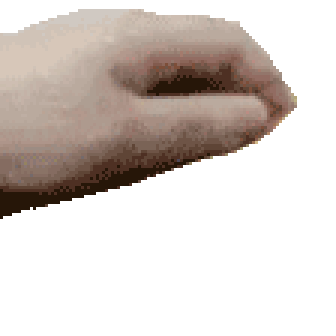
#> input picture img/pet0.gif, 112 x 112 px (shown 3 times larger); the run also reads 3 pictures not shown here
$ python patter.py
#> lines starting #> are read from the running program, lines starting #| are printed output that depends on the picture
import math
from PIL import Image
import io
from shitty_pillow import save_transparent_gif

# preload the pictures because i am a GOOD programmer who cares about performance
pat_frames = [
    Image.open("./img/pet0.gif").convert("RGBA"),
    Image.open("./img/pet1.gif").convert("RGBA"),
    Image.open("./img/pet2.gif").convert("RGBA"),
    Image.open("./img/pet3.gif").convert("RGBA"),
    Image.open("./img/pet4.gif").convert("RGBA"),
    Image.open("./img/pet5.gif").convert("RGBA"),
    Image.open("./img/pet6.gif").convert("RGBA"),
    Image.open("./img/pet7.gif").convert("RGBA"),
    Image.open("./img/pet8.gif").convert("RGBA"),
    Image.open("./img/pet9.gif").convert("RGBA")
]
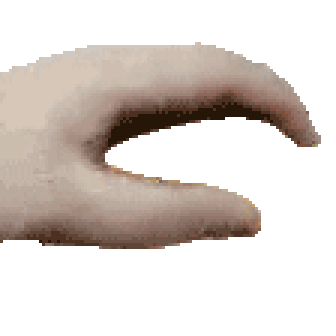
#> input picture img/pet2.gif, 112 x 112 px (shown 3 times larger)
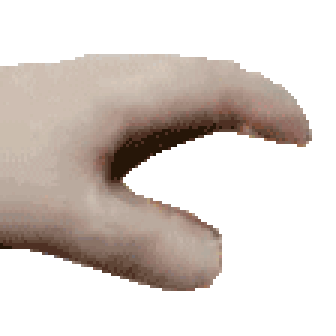
#> input picture img/pet4.gif, 112 x 112 px (shown 3 times larger)
#> (the run stopped early here; a loop or call above may not have finished)
